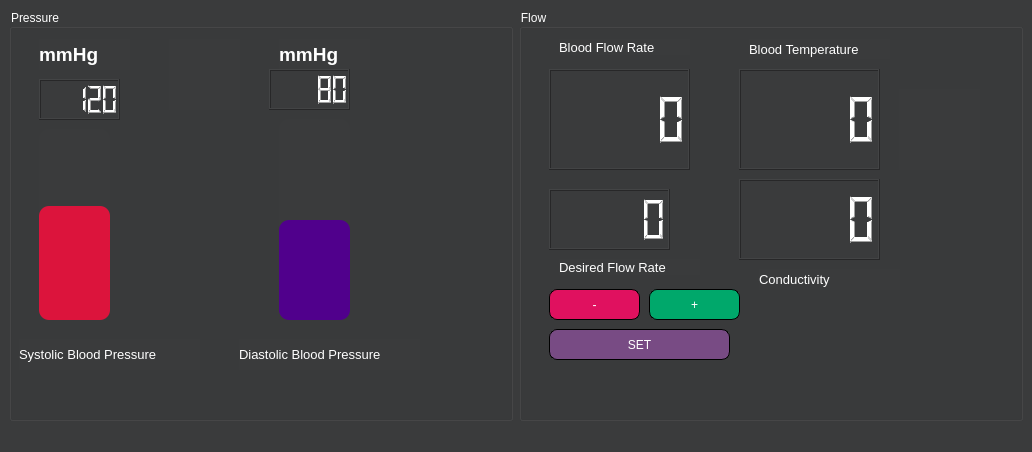
<?xml version="1.0" encoding="UTF-8"?>
<ui version="4.0">
 <class>MainWindow</class>
 <widget class="QMainWindow" name="MainWindow">
  <property name="geometry">
   <rect>
    <x>0</x>
    <y>0</y>
    <width>1032</width>
    <height>452</height>
   </rect>
  </property>
  <property name="minimumSize">
   <size>
    <width>1032</width>
    <height>452</height>
   </size>
  </property>
  <property name="maximumSize">
   <size>
    <width>1201</width>
    <height>521</height>
   </size>
  </property>
  <property name="windowTitle">
   <string>Dialysis Monitor</string>
  </property>
  <property name="windowIcon">
   <iconset>
    <normaloff>Assets/monitor.png</normaloff>Assets/monitor.png</iconset>
  </property>
  <property name="styleSheet">
   <string notr="true">background-color:#3A3B3C;
color: white;
</string>
  </property>
  <widget class="QWidget" name="centralwidget">
   <layout class="QGridLayout" name="gridLayout">
    <item row="0" column="0">
     <widget class="QGroupBox" name="groupBox">
      <property name="title">
       <string>Pressure</string>
      </property>
      <widget class="QProgressBar" name="DiasBloodPressureBar">
       <property name="geometry">
        <rect>
         <x>270</x>
         <y>110</y>
         <width>71</width>
         <height>201</height>
        </rect>
       </property>
       <property name="styleSheet">
        <string notr="true">QProgressBar{
text-align:center;
color:rgb(54, 163, 0);
border-radius:10px;
}
QProgressBar::chunk{
background-color:rgb(80, 0, 140);
border-radius:10px;
}
</string>
       </property>
       <property name="minimum">
        <number>40</number>
       </property>
       <property name="maximum">
        <number>120</number>
       </property>
       <property name="value">
        <number>80</number>
       </property>
       <property name="textVisible">
        <bool>false</bool>
       </property>
       <property name="orientation">
        <enum>Qt::Vertical</enum>
       </property>
      </widget>
      <widget class="QProgressBar" name="SystBloodPressureBar">
       <property name="geometry">
        <rect>
         <x>30</x>
         <y>120</y>
         <width>71</width>
         <height>191</height>
        </rect>
       </property>
       <property name="styleSheet">
        <string notr="true">QProgressBar{
text-align:center;
color:rgb(54, 163, 0);
border-radius:10px;
}
QProgressBar::chunk{
background-color:rgb(220, 20, 60);
border-radius:10px;
}
</string>
       </property>
       <property name="minimum">
        <number>30</number>
       </property>
       <property name="maximum">
        <number>180</number>
       </property>
       <property name="value">
        <number>120</number>
       </property>
       <property name="textVisible">
        <bool>false</bool>
       </property>
       <property name="orientation">
        <enum>Qt::Vertical</enum>
       </property>
      </widget>
      <widget class="QLabel" name="label">
       <property name="geometry">
        <rect>
         <x>30</x>
         <y>30</y>
         <width>91</width>
         <height>31</height>
        </rect>
       </property>
       <property name="font">
        <font>
         <pointsize>14</pointsize>
         <weight>75</weight>
         <bold>true</bold>
        </font>
       </property>
       <property name="text">
        <string>mmHg</string>
       </property>
      </widget>
      <widget class="QLabel" name="label_2">
       <property name="geometry">
        <rect>
         <x>270</x>
         <y>30</y>
         <width>91</width>
         <height>31</height>
        </rect>
       </property>
       <property name="font">
        <font>
         <pointsize>14</pointsize>
         <weight>75</weight>
         <bold>true</bold>
        </font>
       </property>
       <property name="text">
        <string>mmHg</string>
       </property>
      </widget>
      <widget class="QLabel" name="label_3">
       <property name="geometry">
        <rect>
         <x>10</x>
         <y>330</y>
         <width>181</width>
         <height>31</height>
        </rect>
       </property>
       <property name="font">
        <font>
         <pointsize>10</pointsize>
        </font>
       </property>
       <property name="text">
        <string>Systolic Blood Pressure</string>
       </property>
      </widget>
      <widget class="QLabel" name="label_4">
       <property name="geometry">
        <rect>
         <x>230</x>
         <y>330</y>
         <width>181</width>
         <height>31</height>
        </rect>
       </property>
       <property name="font">
        <font>
         <pointsize>10</pointsize>
        </font>
       </property>
       <property name="text">
        <string>Diastolic Blood Pressure</string>
       </property>
      </widget>
      <widget class="QLCDNumber" name="SystBloodPressureLCD">
       <property name="geometry">
        <rect>
         <x>30</x>
         <y>70</y>
         <width>81</width>
         <height>41</height>
        </rect>
       </property>
       <property name="value" stdset="0">
        <double>120.000000000000000</double>
       </property>
      </widget>
      <widget class="QLCDNumber" name="DiasBloodPressureLCD">
       <property name="geometry">
        <rect>
         <x>260</x>
         <y>60</y>
         <width>81</width>
         <height>41</height>
        </rect>
       </property>
       <property name="value" stdset="0">
        <double>80.000000000000000</double>
       </property>
      </widget>
      <widget class="QLabel" name="label_8">
       <property name="geometry">
        <rect>
         <x>160</x>
         <y>30</y>
         <width>71</width>
         <height>71</height>
        </rect>
       </property>
       <property name="text">
        <string/>
       </property>
       <property name="pixmap">
        <pixmap>Assets/heart.png</pixmap>
       </property>
       <property name="scaledContents">
        <bool>true</bool>
       </property>
      </widget>
     </widget>
    </item>
    <item row="0" column="1">
     <widget class="QGroupBox" name="groupBox_2">
      <property name="title">
       <string>Flow</string>
      </property>
      <widget class="QLCDNumber" name="BloodFlowRate">
       <property name="geometry">
        <rect>
         <x>30</x>
         <y>60</y>
         <width>141</width>
         <height>101</height>
        </rect>
       </property>
      </widget>
      <widget class="QPushButton" name="increase_button">
       <property name="enabled">
        <bool>true</bool>
       </property>
       <property name="geometry">
        <rect>
         <x>130</x>
         <y>280</y>
         <width>91</width>
         <height>31</height>
        </rect>
       </property>
       <property name="font">
        <font>
         <pointsize>9</pointsize>
        </font>
       </property>
       <property name="styleSheet">
        <string notr="true">background-color: #00A86B;
    color: white;
    border: none;
    padding: 5px 10px;
     border: 1.2px ;
border-style: outset;
border-radius: 8px;</string>
       </property>
       <property name="text">
        <string>+</string>
       </property>
      </widget>
      <widget class="QPushButton" name="decrease_button">
       <property name="geometry">
        <rect>
         <x>30</x>
         <y>280</y>
         <width>91</width>
         <height>31</height>
        </rect>
       </property>
       <property name="font">
        <font>
         <pointsize>9</pointsize>
        </font>
       </property>
       <property name="styleSheet">
        <string notr="true">background-color: #E0115F;
    color: white;
    border: none;
    padding: 5px 10px;
     border: 1.2px ;
border-style: outset;
border-radius: 8px;</string>
       </property>
       <property name="text">
        <string>-</string>
       </property>
      </widget>
      <widget class="QPushButton" name="set_button">
       <property name="geometry">
        <rect>
         <x>30</x>
         <y>320</y>
         <width>181</width>
         <height>31</height>
        </rect>
       </property>
       <property name="maximumSize">
        <size>
         <width>200</width>
         <height>16777215</height>
        </size>
       </property>
       <property name="styleSheet">
        <string notr="true">background-color: #784B84;
    color: white;
    border: none;
    padding: 5px 10px;
     border: 1.2px ;
border-style: outset;
border-radius: 8px;</string>
       </property>
       <property name="text">
        <string>SET</string>
       </property>
      </widget>
      <widget class="QLCDNumber" name="DesiredBloodFlowRate">
       <property name="geometry">
        <rect>
         <x>30</x>
         <y>180</y>
         <width>121</width>
         <height>61</height>
        </rect>
       </property>
      </widget>
      <widget class="QLCDNumber" name="BloodTemperature">
       <property name="geometry">
        <rect>
         <x>220</x>
         <y>60</y>
         <width>141</width>
         <height>101</height>
        </rect>
       </property>
      </widget>
      <widget class="QLabel" name="label_5">
       <property name="geometry">
        <rect>
         <x>40</x>
         <y>30</y>
         <width>131</width>
         <height>16</height>
        </rect>
       </property>
       <property name="font">
        <font>
         <pointsize>10</pointsize>
        </font>
       </property>
       <property name="text">
        <string>Blood Flow Rate</string>
       </property>
      </widget>
      <widget class="QLabel" name="label_6">
       <property name="geometry">
        <rect>
         <x>230</x>
         <y>30</y>
         <width>141</width>
         <height>20</height>
        </rect>
       </property>
       <property name="font">
        <font>
         <pointsize>10</pointsize>
        </font>
       </property>
       <property name="text">
        <string>Blood Temperature</string>
       </property>
      </widget>
      <widget class="QLabel" name="label_7">
       <property name="geometry">
        <rect>
         <x>40</x>
         <y>250</y>
         <width>141</width>
         <height>16</height>
        </rect>
       </property>
       <property name="font">
        <font>
         <pointsize>10</pointsize>
        </font>
       </property>
       <property name="text">
        <string>Desired Flow Rate</string>
       </property>
      </widget>
      <widget class="QLabel" name="label_9">
       <property name="geometry">
        <rect>
         <x>380</x>
         <y>80</y>
         <width>81</width>
         <height>81</height>
        </rect>
       </property>
       <property name="text">
        <string/>
       </property>
       <property name="pixmap">
        <pixmap>Assets/thermometer.png</pixmap>
       </property>
       <property name="scaledContents">
        <bool>true</bool>
       </property>
      </widget>
      <widget class="QLCDNumber" name="ConductivityLCD">
       <property name="geometry">
        <rect>
         <x>220</x>
         <y>170</y>
         <width>141</width>
         <height>81</height>
        </rect>
       </property>
      </widget>
      <widget class="QLabel" name="label_10">
       <property name="geometry">
        <rect>
         <x>240</x>
         <y>260</y>
         <width>141</width>
         <height>21</height>
        </rect>
       </property>
       <property name="font">
        <font>
         <pointsize>10</pointsize>
        </font>
       </property>
       <property name="text">
        <string>Conductivity</string>
       </property>
      </widget>
     </widget>
    </item>
   </layout>
  </widget>
  <widget class="QMenuBar" name="menubar">
   <property name="geometry">
    <rect>
     <x>0</x>
     <y>0</y>
     <width>1032</width>
     <height>26</height>
    </rect>
   </property>
  </widget>
  <widget class="QStatusBar" name="statusbar"/>
 </widget>
 <resources/>
 <connections>
  <connection>
   <sender>SystBloodPressureBar</sender>
   <signal>valueChanged(int)</signal>
   <receiver>SystBloodPressureLCD</receiver>
   <slot>display(int)</slot>
   <hints>
    <hint type="sourcelabel">
     <x>63</x>
     <y>191</y>
    </hint>
    <hint type="destinationlabel">
     <x>72</x>
     <y>131</y>
    </hint>
   </hints>
  </connection>
  <connection>
   <sender>DiasBloodPressureBar</sender>
   <signal>valueChanged(int)</signal>
   <receiver>DiasBloodPressureLCD</receiver>
   <slot>display(int)</slot>
   <hints>
    <hint type="sourcelabel">
     <x>301</x>
     <y>200</y>
    </hint>
    <hint type="destinationlabel">
     <x>304</x>
     <y>107</y>
    </hint>
   </hints>
  </connection>
 </connections>
</ui>
